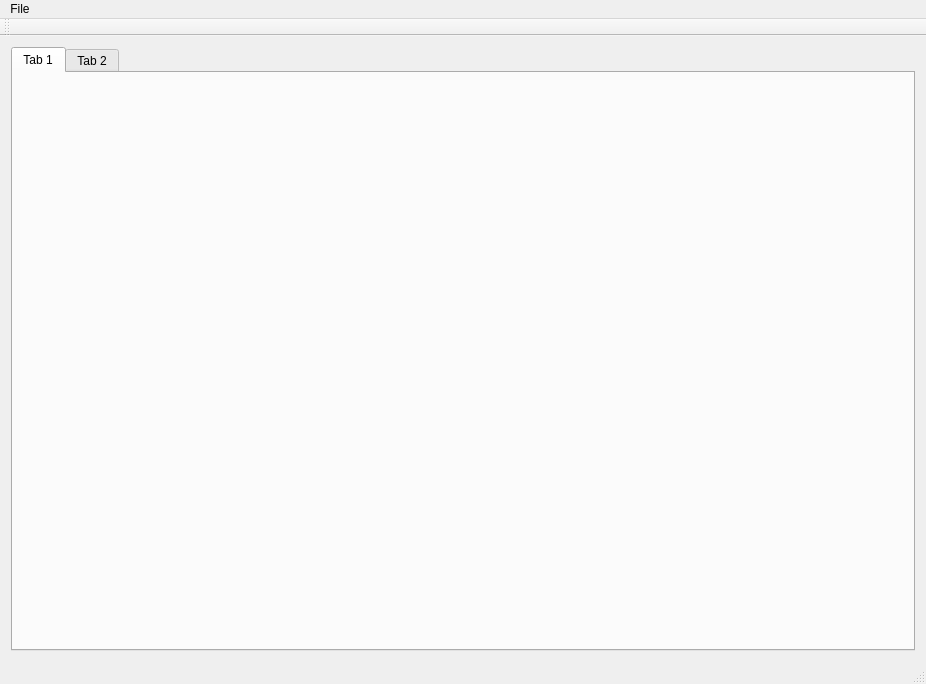
<?xml version="1.0" encoding="UTF-8"?>
<ui version="4.0">
 <class>DBTaSLToolClass</class>
 <widget class="QMainWindow" name="DBTaSLToolClass">
  <property name="geometry">
   <rect>
    <x>0</x>
    <y>0</y>
    <width>926</width>
    <height>684</height>
   </rect>
  </property>
  <property name="windowTitle">
   <string>DBTaSLTool</string>
  </property>
  <widget class="QWidget" name="centralWidget">
   <layout class="QFormLayout" name="formLayout">
    <item row="0" column="0" colspan="2">
     <widget class="QTabWidget" name="tabWidget">
      <widget class="QWidget" name="tab">
       <attribute name="title">
        <string>Tab 1</string>
       </attribute>
      </widget>
      <widget class="QWidget" name="tab_2">
       <attribute name="title">
        <string>Tab 2</string>
       </attribute>
      </widget>
     </widget>
    </item>
   </layout>
  </widget>
  <widget class="QMenuBar" name="menuBar">
   <property name="geometry">
    <rect>
     <x>0</x>
     <y>0</y>
     <width>926</width>
     <height>21</height>
    </rect>
   </property>
   <widget class="QMenu" name="menuFile">
    <property name="title">
     <string>File</string>
    </property>
    <addaction name="actionLoad_Tbx"/>
    <addaction name="actionQuit"/>
   </widget>
   <addaction name="menuFile"/>
  </widget>
  <widget class="QToolBar" name="mainToolBar">
   <attribute name="toolBarArea">
    <enum>TopToolBarArea</enum>
   </attribute>
   <attribute name="toolBarBreak">
    <bool>false</bool>
   </attribute>
  </widget>
  <widget class="QStatusBar" name="statusBar"/>
  <action name="actionLoad_Tbx">
   <property name="text">
    <string>Load Tbx</string>
   </property>
  </action>
  <action name="actionQuit">
   <property name="text">
    <string>Quit</string>
   </property>
  </action>
 </widget>
 <layoutdefault spacing="6" margin="11"/>
 <resources>
  <include location="DBTaSLTool.qrc"/>
 </resources>
 <connections>
  <connection>
   <sender>actionLoad_Tbx</sender>
   <signal>triggered()</signal>
   <receiver>actionLoad_Tbx</receiver>
   <slot>trigger()</slot>
   <hints>
    <hint type="sourcelabel">
     <x>-1</x>
     <y>-1</y>
    </hint>
    <hint type="destinationlabel">
     <x>-1</x>
     <y>-1</y>
    </hint>
   </hints>
  </connection>
 </connections>
</ui>
